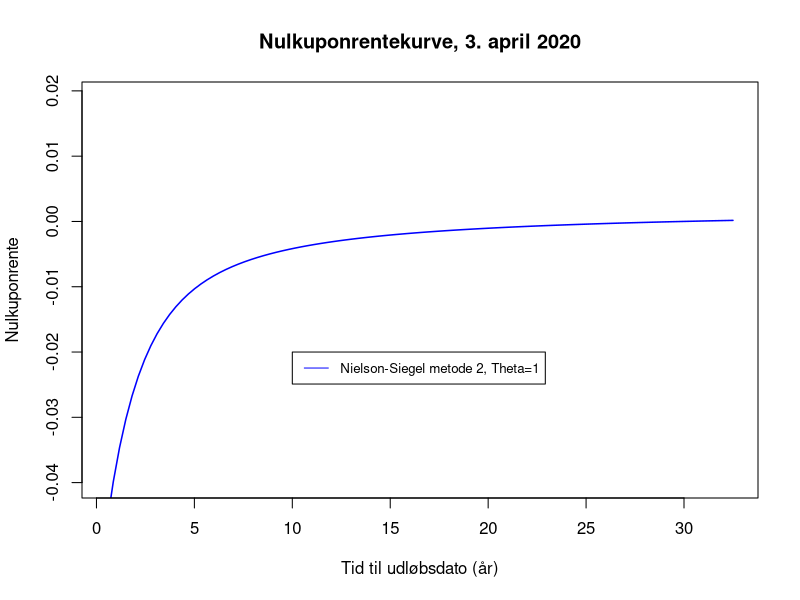

Write R code to recreate this figure.
## ---- chunk 1
library(lubridate)
pris <- c(100.696, 100.426, 101.342, 105.485, 102.04, 102.45, 103.7, 134.55, 112.276, 106.150,
          106.811, 111.45, 187.4, 102.104)

kupon <- c(0.01, 0.0025, 0.005, 0.03, 0.0025, 0.0063, 0.001, 0.07, 0.0175, 0.005, 0.005,
           0.001, 0.045, 0.0025)

udløb <- c("2020-06-11", "2020-11-15", "2021-06-22", "2021-11-15", "2022-11-15", "2023-06-27", "2023-11-15", "2024-11-10", "2025-11-15", "2027-11-15", "2029-11-15",
           "2030-11-15", "2039-11-15", "2052-11-15")

obl <- data.frame(udløb, kupon, pris)

colnames(obl) <- c("Udløbsdato", "Kuponrente", "Pris")

rownames(obl) <- c("Foroya Lan JUN20", "Danske stat 2020", "Foroya Lan JUN21", "3St.l. 21 DG",
                   "Danske stat 2022", "Foroya Lan JUN23", "DGBI 2023 GB",
                   "7St.l. 24 GB", "Danske stat 2025", "Danske stat 2027", "Danske stat 2029",
                   "DGBi", "4.5St.l 39 GB", "Danske stat 2052")

obl
## ---- chunk 2
termin1 <- c("2020-06-11")
termin2 <- c("2020-11-15")
termin3 <- c("2020-06-22", "2021-06-22")
termin4 <- c("2020-11-15", "2021-11-15")

termin5 <- c("2020-11-15", "2021-11-15", "2022-11-15")

termin6 <- c("2020-06-27", "2021-06-27", "2022-06-27", "2023-06-27")

termin7 <- c("2020-11-15","2021-11-15", "2022-11-15", "2023-11-15")

termin8 <- c("2020-11-10", "2021-11-10", "2022-11-10", "2023-11-10", "2024-11-10")

termin9 <- c("2020-11-15", "2021-11-15", "2022-11-15", "2023-11-15",
             "2024-11-15","2025-11-15")

termin10 <- c("2020-11-15", "2021-11-15", "2022-11-15", "2023-11-15", "2024-11-15",
              "2025-11-15","2026-11-15", "2027-11-15")

termin11 <- c("2020-11-15", "2021-11-15", "2022-11-15", "2023-11-15", "2024-11-15",
              "2025-11-15","2026-11-15", "2027-11-15", "2028-11-15", "2029-11-15")

termin12 <- c("2020-11-15", "2021-11-15", "2022-11-15", "2023-11-15", "2024-11-15",
              "2025-11-15","2026-11-15", "2027-11-15", "2028-11-15", "2029-11-15",
              "2030-11-15")

termin13 <- c("2020-11-15", "2021-11-15", "2022-11-15", "2023-11-15", "2024-11-15",
              "2025-11-15","2026-11-15", "2027-11-15", "2028-11-15", "2029-11-15",
              "2030-11-15", "2031-11-15","2032-11-15", "2033-11-15", "2034-11-15",
              "2035-11-15", "2036-11-15", "2037-11-15","2038-11-15", "2039-11-15")

termin14 <- c("2020-11-15", "2021-11-15", "2022-11-15", "2023-11-15", "2024-11-15",
              "2025-11-15","2026-11-15", "2027-11-15", "2028-11-15", "2029-11-15",
              "2030-11-15", "2031-11-15","2032-11-15", "2033-11-15", "2034-11-15",
              "2035-11-15", "2036-11-15","2037-11-15","2038-11-15", "2039-11-15",
              "2040-11-15", "2041-11-15", "2042-11-15", "2043-11-15", "2044-11-15",
              "2045-11-15", "2046-11-15", "2047-11-15", "2048-11-15", "2049-11-15",
              "2050-11-15","2051-11-15", "2052-11-15")
## ---- chunk 3
idag <- c("2020-04-03")

tid1 <- c(1:length(termin1))
for(i in 1:length(termin1)){
  tid1[i] <- time_length(difftime(as.Date(termin1[i]),as.Date(idag)), "years")
}


tid2 <- c(1:length(termin2))
for(i in 1:length(termin2)){
  tid2[i] <- time_length(difftime(as.Date(termin2[i]),as.Date(idag)), "years")
}

tid3 <- c(1:length(termin3))
for(i in 1:length(termin3)){
  tid3[i] <- time_length(difftime(as.Date(termin3[i]),as.Date(idag)), "years")
}


tid4 <- c(1:length(termin4))
for(i in 1:length(termin4)){
  tid4[i] <- time_length(difftime(as.Date(termin4[i]),as.Date(idag)), "years")
}

tid5 <- c(1:length(termin5))
for(i in 1:length(termin5)){
  tid5[i] <- time_length(difftime(as.Date(termin5[i]),as.Date(idag)), "years")
}

tid6 <- c(1:length(termin6))
for(i in 1:length(termin6)){
  tid6[i] <- time_length(difftime(as.Date(termin6[i]),as.Date(idag)), "years")
}

tid7 <- c(1:length(termin7))
for(i in 1:length(termin7)){
  tid7[i] <- time_length(difftime(as.Date(termin7[i]),as.Date(idag)), "years")
}

tid8 <- c(1:length(termin8))
for(i in 1:length(termin8)){
  tid8[i] <- time_length(difftime(as.Date(termin8[i]),as.Date(idag)), "years")
}

tid9 <- c(1:length(termin9))
for(i in 1:length(termin9)){
  tid9[i] <- time_length(difftime(as.Date(termin9[i]),as.Date(idag)), "years")
}

tid10 <- c(1:length(termin10))
for(i in 1:length(termin10)){
  tid10[i] <- time_length(difftime(as.Date(termin10[i]),as.Date(idag)), "years")
}

tid11 <- c(1:length(termin11))
for(i in 1:length(termin11)){
  tid11[i] <- time_length(difftime(as.Date(termin11[i]),as.Date(idag)), "years")
}

tid12 <- c(1:length(termin12))
for(i in 1:length(termin12)){
  tid12[i] <- time_length(difftime(as.Date(termin12[i]),as.Date(idag)), "years")
}

tid13 <- c(1:length(termin13))
for(i in 1:length(termin13)){
  tid13[i] <- time_length(difftime(as.Date(termin13[i]),as.Date(idag)), "years")
}

tid14 <- c(1:length(termin14))
for(i in 1:length(termin14)){
  tid14[i] <- time_length(difftime(as.Date(termin14[i]),as.Date(idag)), "years")
}
## ---- chunk 4
ydelse1 <- c(1:length(tid1))
for(i in 1:(length(ydelse1)-1)){
  ydelse1[i] <- 100*obl[1,2]
  ydelse1[length(ydelse1)] <- 100*(1+obl[1,2])
}


ydelse2 <- c(1:length(tid2))
for(i in 1:(length(ydelse2)-1)){
  ydelse2[i] <- 100*obl[2,2]
  ydelse2[length(ydelse2)] <- 100*(1+obl[2,2])
}


ydelse3 <- c(1:length(tid3))
for(i in 1:(length(ydelse3)-1)){
  ydelse3[i] <- 100*obl[3,2]
  ydelse3[length(ydelse3)] <- 100*(1+obl[3,2])
}


ydelse4 <- c(1:length(tid4))
for(i in 1:(length(ydelse4)-1)){
  ydelse4[i] <- 100*obl[4,2]
  ydelse4[length(ydelse4)] <- 100*(1+obl[4,2])
}


ydelse5 <- c(1:length(tid5))
for(i in 1:(length(ydelse5)-1)){
  ydelse5[i] <- 100*obl[5,2]
  ydelse5[length(ydelse5)] <- 100*(1+obl[5,2])
}


ydelse6 <- c(1:length(tid6))
for(i in 1:(length(ydelse6)-1)){
  ydelse6[i] <- 100*obl[6,2]
  ydelse6[length(ydelse6)] <- 100*(1+obl[6,2])
}


ydelse7 <- c(1:length(tid7))
for(i in 1:(length(ydelse7)-1)){
  ydelse7[i] <- 100*obl[7,2]
  ydelse7[length(ydelse7)] <- 100*(1+obl[7,2])
}


ydelse8 <- c(1:length(tid8))
for(i in 1:(length(ydelse8)-1)){
  ydelse8[i] <- 100*obl[8,2]
  ydelse8[length(ydelse8)] <- 100*(1+obl[8,2])
} 

ydelse9 <- c(1:length(tid9))
for(i in 1:(length(ydelse9)-1)){
  ydelse9[i] <- 100*obl[9,2]
  ydelse9[length(ydelse9)] <- 100*(1+obl[9,2])
}


ydelse10 <- c(1:length(tid10))
for(i in 1:(length(ydelse10)-1)){
  ydelse10[i] <- 100*obl[10,2]
  ydelse10[length(ydelse10)] <- 100*(1+obl[10,2])
}


ydelse11 <- c(1:length(tid11))
for(i in 1:(length(ydelse11)-1)){
  ydelse11[i] <- 100*obl[11,2]
  ydelse11[length(ydelse11)] <- 100*(1+obl[11,2])
}


ydelse12 <- c(1:length(tid12))
for(i in 1:(length(ydelse12)-1)){
  ydelse12[i] <- 100*obl[12,2]
  ydelse12[length(ydelse12)] <- 100*(1+obl[12,2])
}


ydelse13 <- c(1:length(tid13))
for(i in 1:(length(ydelse13)-1)){
  ydelse13[i] <- 100*obl[13,2]
  ydelse13[length(ydelse13)] <- 100*(1+obl[13,2])
}


ydelse14 <- c(1:length(tid14))
for(i in 1:(length(ydelse14)-1)){
  ydelse14[i] <- 100*obl[14,2]
  ydelse14[length(ydelse14)] <- 100*(1+obl[14,2])
}

## ---- chunk 5
ved.rente <- c(1:length(obl[,1]))

ved.rente[1] <- 100*obl[1,2]*(1-tid1[1])
ved.rente[2] <- 100*obl[2,2]*(1-tid2[1])
ved.rente[3] <- 100*obl[3,2]*(1-tid3[1])
ved.rente[4] <- 100*obl[4,2]*(1-tid4[1])
ved.rente[5] <- 100*obl[5,2]*(1-tid5[1])
ved.rente[6] <- 100*obl[6,2]*(1-tid6[1])
ved.rente[7] <- 100*obl[7,2]*(1-tid7[1])
ved.rente[8] <- 100*obl[8,2]*(1-tid8[1])
ved.rente[9] <- 100*obl[9,2]*(1-tid9[1])
ved.rente[10] <- 100*obl[10,2]*(1-tid10[1])
ved.rente[11] <- 100*obl[11,2]*(1-tid11[1])
ved.rente[12] <- 100*obl[12,2]*(1-tid12[1])
ved.rente[13] <- 100*obl[13,2]*(1-tid13[1])
ved.rente[14] <- 100*obl[14,2]*(1-tid14[1])

ved.rente
## ---- chunk 6
z <- c(1:length(pris))

for(i in 1:length(z)){
  z[i] <- pris[i]+ved.rente[i] 
}

z

## ---- chunk 7
ydelse <- matrix(0:0, nrow = length(obl[,1]), ncol = length(ydelse14))
for(i in 1:length(ydelse1)){
  ydelse[1,i] <- ydelse1[i]
}
for(i in 1:length(ydelse2)){
  ydelse[2,i] <- ydelse2[i]
}
for(i in 1:length(ydelse3)){
  ydelse[3,i] <- ydelse3[i]
}
for(i in 1:length(ydelse4)){
  ydelse[4,i] <- ydelse4[i]
}
for(i in 1:length(ydelse5)){
  ydelse[5,i] <- ydelse5[i]
}
for(i in 1:length(ydelse6)){
  ydelse[6,i] <- ydelse6[i]
}
for(i in 1:length(ydelse7)){
  ydelse[7,i] <- ydelse7[i]
}
for(i in 1:length(ydelse8)){
  ydelse[8,i] <- ydelse8[i]
}
for(i in 1:length(ydelse9)){
  ydelse[9,i] <- ydelse9[i]
}
for(i in 1:length(ydelse10)){
  ydelse[10,i] <- ydelse10[i]
}
for(i in 1:length(ydelse11)){
  ydelse[11,i] <- ydelse11[i]
}
for(i in 1:length(ydelse12)){
  ydelse[12,i] <- ydelse12[i]
}
for(i in 1:length(ydelse13)){
  ydelse[13,i] <- ydelse13[i]
}
for(i in 1:length(ydelse14)){
  ydelse[14,i] <- ydelse14[i]
}

ydelse
## ---- chunk 8
tid <- matrix(0:0, nrow = length(obl[,1]), ncol = length(ydelse14))
for(i in 1:length(tid1)){
  tid[1,i] <- tid1[i]
}
for(i in 1:length(tid2)){
  tid[2,i] <- tid2[i]
}
for(i in 1:length(tid3)){
  tid[3,i] <- tid3[i]
}
for(i in 1:length(tid4)){
  tid[4,i] <- tid4[i]
}
for(i in 1:length(tid5)){
  tid[5,i] <- tid5[i]
}
for(i in 1:length(tid6)){
  tid[6,i] <- tid6[i]
}
for(i in 1:length(tid7)){
  tid[7,i] <- tid7[i]
}
for(i in 1:length(tid8)){
  tid[8,i] <- tid8[i]
}
for(i in 1:length(tid9)){
  tid[9,i] <- tid9[i]
}
for(i in 1:length(tid10)){
  tid[10,i] <- tid10[i]
}
for(i in 1:length(tid11)){
  tid[11,i] <- tid11[i]
}
for(i in 1:length(tid12)){
  tid[12,i] <- tid12[i]
}
for(i in 1:length(tid13)){
  tid[13,i] <- tid13[i]
}
for(i in 1:length(tid14)){
  tid[14,i] <- tid14[i]
}

tid

## ---- chunk 9
library(nlme)
dataset <- data.frame(z, ydelse, tid)

model_theta1 <- z~
  X1*exp(-beta0*X1.1-beta1*1.01*(1-exp(-X1.1/1))-beta2*X1.1*exp(-X1.1/1))+
  X2*exp(-beta0*X2.1-beta1*1*(1-exp(-X2.1/1))-beta2*X2.1*exp(-X2.1/1))+
  X3*exp(-beta0*X3.1-beta1*1*(1-exp(-X3.1/1))-beta2*X3.1*exp(-X3.1/1))+
  X4*exp(-beta0*X4.1-beta1*1*(1-exp(-X4.1/1))-beta2*X4.1*exp(-X4.1/1))+
  X5*exp(-beta0*X5.1-beta1*1*(1-exp(-X5.1/1))-beta2*X5.1*exp(-X5.1/1))+
  X6*exp(-beta0*X6.1-beta1*1*(1-exp(-X6.1/1))-beta2*X6.1*exp(-X6.1/1))+
  X7*exp(-beta0*X7.1-beta1*1*(1-exp(-X7.1/1))-beta2*X7.1*exp(-X7.1/1))+
  X8*exp(-beta0*X8.1-beta1*1*(1-exp(-X8.1/1))-beta2*X8.1*exp(-X1.1/1))+
  X9*exp(-beta0*X9.1-beta1*1*(1-exp(-X9.1/1))-beta2*X9.1*exp(-X9.1/1))+
  X10*exp(-beta0*X10.1-beta1*1*(1-exp(-X10.1/1))-beta2*X10.1*exp(-X10.1/1))+
  X11*exp(-beta0*X11.1-beta1*1*(1-exp(-X11.1/1))-beta2*X11.1*exp(-X11.1/1))+
  X12*exp(-beta0*X12.1-beta1*1*(1-exp(-X12.1/1))-beta2*X12.1*exp(-X12.1/1))+
  X13*exp(-beta0*X13.1-beta1*1*(1-exp(-X13.1/1))-beta2*X13.1*exp(-X13.1/1))+
  X14*exp(-beta0*X14.1-beta1*1*(1-exp(-X14.1/1))-beta2*X14.1*exp(-X14.1/1))+
  X15*exp(-beta0*X15.1-beta1*1*(1-exp(-X15.1/1))-beta2*X15.1*exp(-X15.1/1))+
  X16*exp(-beta0*X16.1-beta1*1*(1-exp(-X16.1/1))-beta2*X16.1*exp(-X16.1/1))+
  X17*exp(-beta0*X17.1-beta1*1*(1-exp(-X17.1/1))-beta2*X17.1*exp(-X17.1/1))+
  X18*exp(-beta0*X18.1-beta1*1*(1-exp(-X18.1/1))-beta2*X18.1*exp(-X18.1/1))+
  X19*exp(-beta0*X19.1-beta1*1*(1-exp(-X19.1/1))-beta2*X19.1*exp(-X19.1/1))+
  X20*exp(-beta0*X20.1-beta1*1*(1-exp(-X20.1/1))-beta2*X20.1*exp(-X20.1/1))+
  X21*exp(-beta0*X21.1-beta1*1*(1-exp(-X21.1/1))-beta2*X21.1*exp(-X21.1/1))+
  X22*exp(-beta0*X22.1-beta1*1*(1-exp(-X22.1/1))-beta2*X22.1*exp(-X22.1/1))+
  X23*exp(-beta0*X23.1-beta1*1*(1-exp(-X23.1/1))-beta2*X23.1*exp(-X23.1/1))+
  X24*exp(-beta0*X24.1-beta1*1*(1-exp(-X24.1/1))-beta2*X24.1*exp(-X24.1/1))+
  X25*exp(-beta0*X25.1-beta1*1*(1-exp(-X25.1/1))-beta2*X25.1*exp(-X25.1/1))+
  X26*exp(-beta0*X26.1-beta1*1*(1-exp(-X26.1/1))-beta2*X26.1*exp(-X26.1/1))+
  X27*exp(-beta0*X27.1-beta1*1*(1-exp(-X27.1/1))-beta2*X27.1*exp(-X27.1/1))+
  X28*exp(-beta0*X28.1-beta1*1*(1-exp(-X28.1/1))-beta2*X28.1*exp(-X28.1/1))+
  X29*exp(-beta0*X29.1-beta1*1*(1-exp(-X29.1/1))-beta2*X29.1*exp(-X29.1/1))+
  X30*exp(-beta0*X30.1-beta1*1*(1-exp(-X30.1/1))-beta2*X30.1*exp(-X30.1/1))+
  X31*exp(-beta0*X31.1-beta1*1*(1-exp(-X31.1/1))-beta2*X31.1*exp(-X31.1/1))+
  X32*exp(-beta0*X32.1-beta1*1*(1-exp(-X32.1/1))-beta2*X32.1*exp(-X32.1/1))+
  X33*exp(-beta0*X33.1-beta1*1*(1-exp(-X33.1/1))-beta2*X33.1*exp(-X33.1/1))

estimation1 <- gnls(model_theta1, start = c(beta0=1, beta1=1, beta2=1), data = dataset, control=list(tolerance=100000000))
## ---- chunk 10
summary(estimation1)
## ---- chunk 11
parameter1 <- c(0.00208782, -0.06252897, 0.00675234, 1)

nulkupon1 <- function(t){
  parameter1[1]+parameter1[2]*((1-exp(-t/parameter1[4]))/(t/parameter1[4]))+parameter1[3]*exp(-t/parameter1[1])
}

{curve(nulkupon1, xlim = c(0.54, 32.5), ylim=c(-0.04, 0.019), col="blue", lwd=1.5, xlab="Tid til udløbsdato (år)", ylab="Nulkuponrente", main = "Nulkuponrentekurve, 3. april 2020") 
legend(10, -0.02, legend = c("Nielson-Siegel metode 2, Theta=1"), col = c("blue"), lty=c(1), cex=0.8, box.lty=1, box.lwd=1, box.col="black")}
